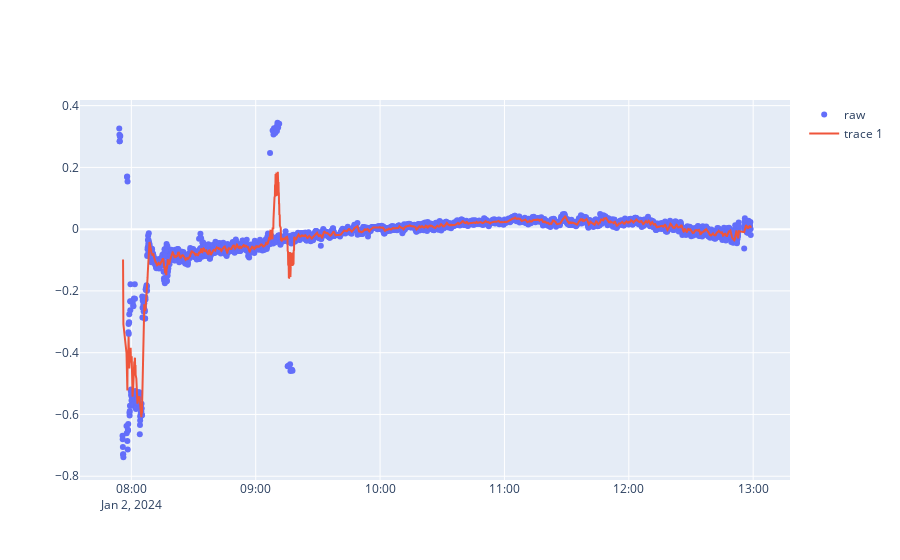

Notebook code cell kept with this figure:
### Code cell
fig = go.Figure()
fig.add_trace(go.Scatter(
    x=rolling_df['epoch'],
    y=rolling_df['ppprtk1'],
    name = 'raw',
    mode = 'markers'
))
fig.add_trace(go.Scatter(
    x = rolling_df['epoch'],
    y = rolling_df['ppprtk1_rolling_mean']
))
fig.show()

### Figure 1 — Plotly figure (JSON) as saved in the notebook; plotly's stock layout.template omitted (floating-point values rounded to 4 significant figures; data arrays with more than 128 entries replaced by an {"elided": "..."} marker saying what was removed)
{"data": [{"mode": "markers", "name": "raw", "type": "scatter", "x": {"elided": "3590 str values"}, "y": {"elided": "3590 float values"}}, {"type": "scatter", "x": {"elided": "3590 str values"}, "y": {"elided": "3590 float values"}}], "layout": {}}
